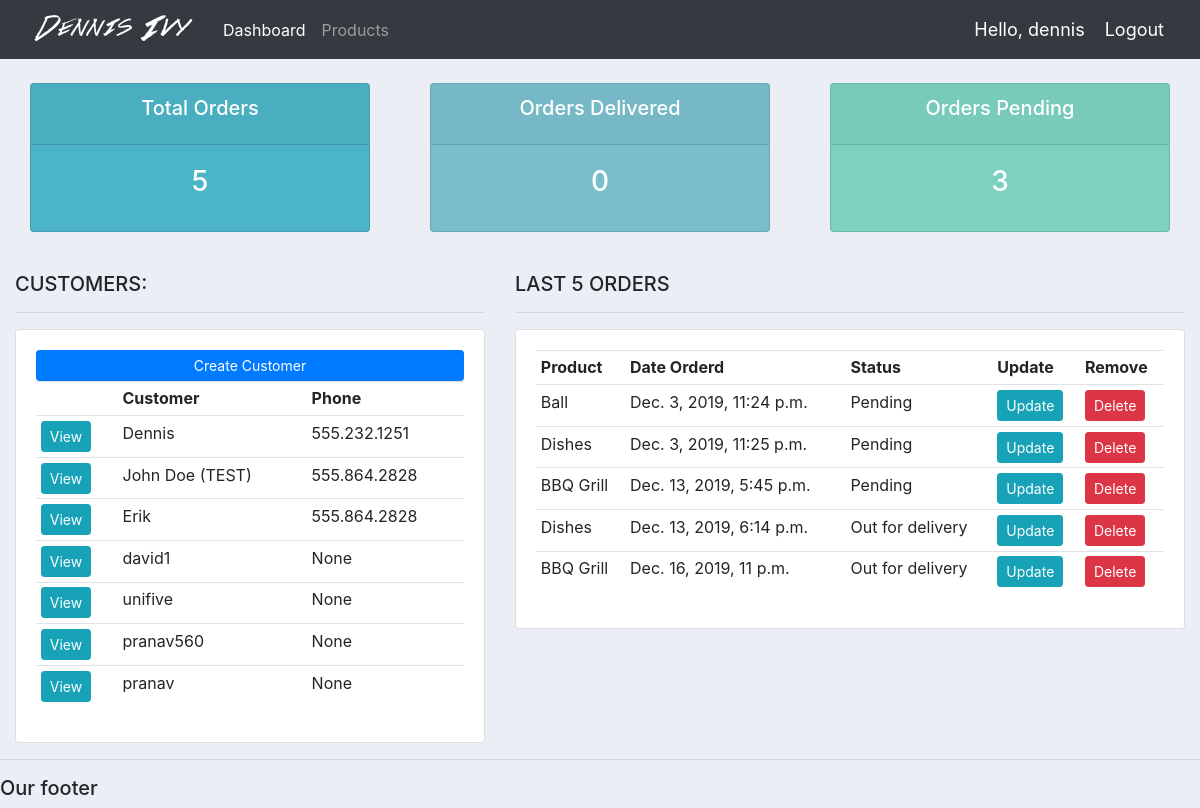
The app's page / (signed in) with its own data.
### accounts/models.py (models this page shows, shortened)
class Customer(models.Model):
	user = models.OneToOneField(User, null=True, blank=True, on_delete=models.CASCADE)
	name = models.CharField(max_length=200, null=True)
	phone = models.CharField(max_length=200, null=True)
	email = models.CharField(max_length=200, null=True)
	profile_pic = models.ImageField(default="profile1.png", null=True, blank=True)
	date_created = models.DateTimeField(auto_now_add=True, null=True)

class Order(models.Model):
	STATUS = (
			('Pending', 'Pending'),
			('Out for delivery', 'Out for delivery'),
			('Delivered', 'Delivered'),
			)
	customer = models.ForeignKey(Customer, null=True, on_delete= models.SET_NULL)
	product = models.ForeignKey(Product, null=True, on_delete= models.SET_NULL)
	date_created = models.DateTimeField(auto_now_add=True, null=True)
	status = models.CharField(max_length=200, null=True, choices=STATUS)
	note = models.CharField(max_length=1000, null=True)

class Product(models.Model):
	CATEGORY = (
			('Indoor', 'Indoor'),
			('Out Door', 'Out Door'),
			)
	name = models.CharField(max_length=200, null=True)
	price = models.FloatField(null=True)
	category = models.CharField(max_length=200, null=True, choices=CATEGORY)
	description = models.CharField(max_length=200, null=True, blank=True)
	date_created = models.DateTimeField(auto_now_add=True, null=True)
	tags = models.ManyToManyField(Tag)
	def __str__(self):
		return self.name

### accounts/decorators.py (the view)
	def wrapper_function(request, *args, **kwargs):
		group = None
		if request.user.groups.exists():
			group = request.user.groups.all()[0].name
		if group == 'customer':
			return redirect('user-page')
		if group == 'admin':
			return view_func(request, *args, **kwargs)

### accounts/views.py (called while the page is built)
@login_required(login_url='login')
@admin_only
def home(request):
	orders = Order.objects.all()
	customers = Customer.objects.all()
	total_customers = customers.count()
	total_orders = orders.count()
	delivered = orders.filter(status='Delivered').count()
	pending = orders.filter(status='Pending').count()
	context = {'orders':orders, 'customers':customers,
	'total_orders':total_orders,'delivered':delivered,
	'pending':pending }
	return render(request, 'accounts/dashboard.html', context)

### accounts/templates/accounts/dashboard.html
{%  extends 'accounts/main.html' %}
{% block content %}
{%  include 'accounts/status.html' %}
<br>
<div class="row">
	<div class="col-md-5">
		<h5>CUSTOMERS:</h5>
		<hr>
		<div class="card card-body">
			<a class="btn btn-primary  btn-sm btn-block" href="">Create Customer</a>
			<table class="table table-sm">
				<tr>
					<th></th>
					<th>Customer</th>
					<th>Phone</th>
				</tr>
				{% for customer in customers %}
					<tr>
						<td><a class="btn btn-sm btn-info" href="{% url 'customer' customer.id %}">View</a></td>
						<td>{{customer.name}}</td>
						<td>{{customer.phone}}</td>
					</tr>
				{% endfor %}
			</table>
		</div>
	</div>
	<div class="col-md-7">
		<h5>LAST 5 ORDERS</h5>
		<hr>
		<div class="card card-body">
			<table class="table table-sm">
				<tr>
					<th>Product</th>
					<th>Date Orderd</th>
					<th>Status</th>
					<th>Update</th>
					<th>Remove</th>
				</tr>
				{% for order in orders %}
					<tr>
						<td>{{order.product}}</td>
						<td>{{order.date_created}}</td>
						<td>{{order.status}}</td>
						<td><a class="btn btn-sm btn-info" href="{% url 'update_order' order.id %}">Update</a></td>
						<td><a class="btn btn-sm btn-danger" href="{% url 'delete_order' order.id %}">Delete</a></td>
					</tr>
				{% endfor %}
			</table>
		</div>
	</div>
</div>
{% endblock %}

### accounts/templates/accounts/main.html (shortened to what this page needs)
{% load static %}
<!DOCTYPE html>
<html>
<head>
	<link rel="stylesheet" href="https://stackpath.bootstrapcdn.com/bootstrap/4.3.1/css/bootstrap.min.css">
	<link rel="stylesheet" type="text/css" href="{% static '/css/main.css' %}">
</head>
<body>
	{%  include 'accounts/navbar.html' %}
	<div class="container-fluid">
	{% block content %}
	{% endblock %}
    </div>
	<hr>
	<h5>Our footer</h5>
</body>
</html>

### accounts/templates/accounts/navbar.html (shortened to what this page needs)
{% load static %}
<nav class="navbar navbar-expand-lg navbar-dark bg-dark">
 <img src="{% static 'images/logo.png' %}">
  <div class="collapse navbar-collapse" id="navbarNav">
    <ul class="navbar-nav">
      {% if request.user.is_staff %}
      <li class="nav-item active">
        <a class="nav-link" href="{% url 'home' %}">Dashboard</a>
      </li>
      <li class="nav-item">
        <a class="nav-link" href="{% url 'products' %}">Products</a>
      </li>
      {% else %}
       <li class="nav-item">
        <a class="nav-link" href="{% url 'account' %}">Settings</a>
      </li>
      {% endif %}
    </ul>
  </div>
  <span class="hello-msg">Hello, {{request.user}}</span>
  <span ><a  class="hello-msg" href="{% url 'logout' %}">Logout</a></span>
</nav>

### accounts/templates/accounts/status.html
<br>
<div class="row">
	<div class="col">
		<div class="col-md">
			<div class="card text-center text-white  mb-3" id="total-orders">
			  	<div class="card-header">
			  		<h5 class="card-title">Total Orders</h5>
			  	</div>
			  	<div class="card-body">
			    	<h3 class="card-title">{{total_orders}}</h3>
			  	</div>
			</div>
		</div>
	</div>
	<div class="col">
		<div class="col-md">
			<div class="card text-center text-white  mb-3" id="orders-delivered">
			  	<div class="card-header">
			  		<h5 class="card-title">Orders Delivered</h5>
			  	</div>
			  	<div class="card-body">
			    	<h3 class="card-title">{{delivered}}</h3>
			  	</div>
			</div>
		</div>
	</div>
	<div class="col">
		<div class="col-md">
			<div class="card text-center text-white  mb-3" id="orders-pending">
			  	<div class="card-header">
			  		<h5 class="card-title">Orders Pending</h5>
			  	</div>
			  	<div class="card-body">
			    	<h3 class="card-title">{{pending}}</h3>
			  	</div>
			</div>
		</div>
	</div>
</div>

### static/css/main.css (style rules this page uses)
body { background-color: #ebeff5; }
#total-orders { background-color: #4cb4c7; }
#orders-delivered { background-color: #7abecc; }
#orders-pending { background-color: #7CD1C0; }

### accounts/templates/accounts/navbar.html (style rules this page uses)
.hello-msg { font-size: 18px; color: #fff; margin-right: 20px; }

### records on screen
Customer: name "Dennis", phone "555.232.1251"
Customer: name "John Doe (TEST)", phone "555.864.2828"
Customer: name "Erik", phone "555.864.2828"
Customer: name "david1", phone "None"
Customer: name "unifive", phone "None"
Customer: name "pranav560", phone "None"
Customer: name "pranav", phone "None"
Order: product "Ball", date_created "Dec. 3, 2019, 11:24 p.m.", status "Pending"
Order: product "Dishes", date_created "Dec. 3, 2019, 11:25 p.m.", status "Pending"
Order: product "BBQ Grill", date_created "Dec. 13, 2019, 5:45 p.m.", status "Pending"
Order: product "Dishes", date_created "Dec. 13, 2019, 6:14 p.m.", status "Out for delivery"
Order: product "BBQ Grill", date_created "Dec. 16, 2019, 11 p.m.", status "Out for delivery"

### other values on screen
{{ request.user }} "dennis"
{{ total_orders }} "5"
{{ delivered }} "0"
{{ pending }} "3"
